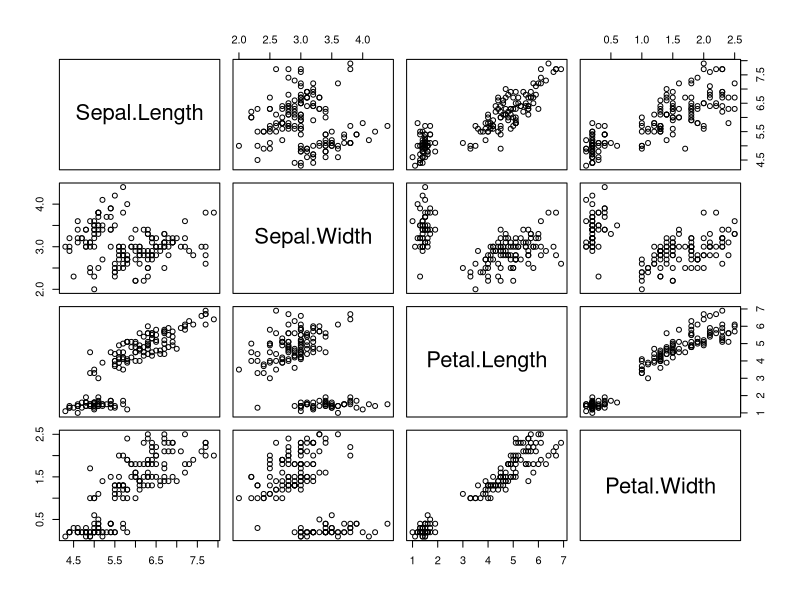
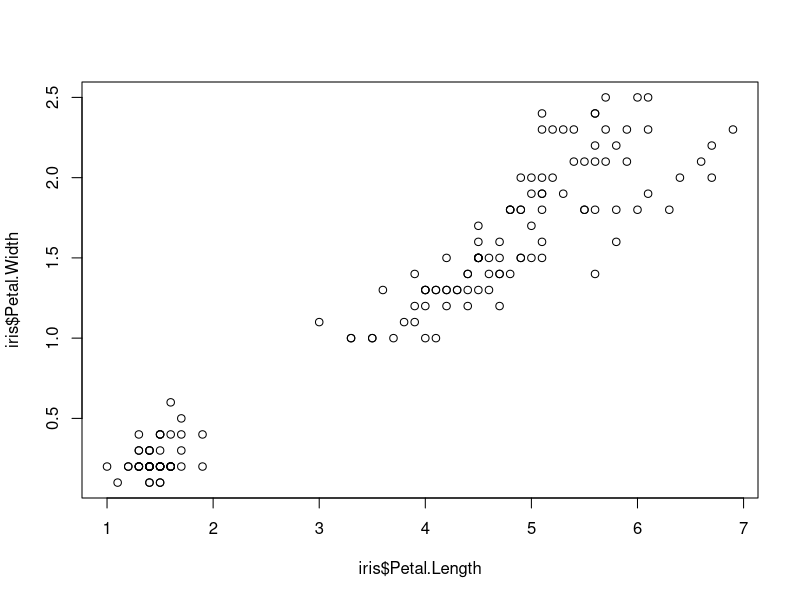
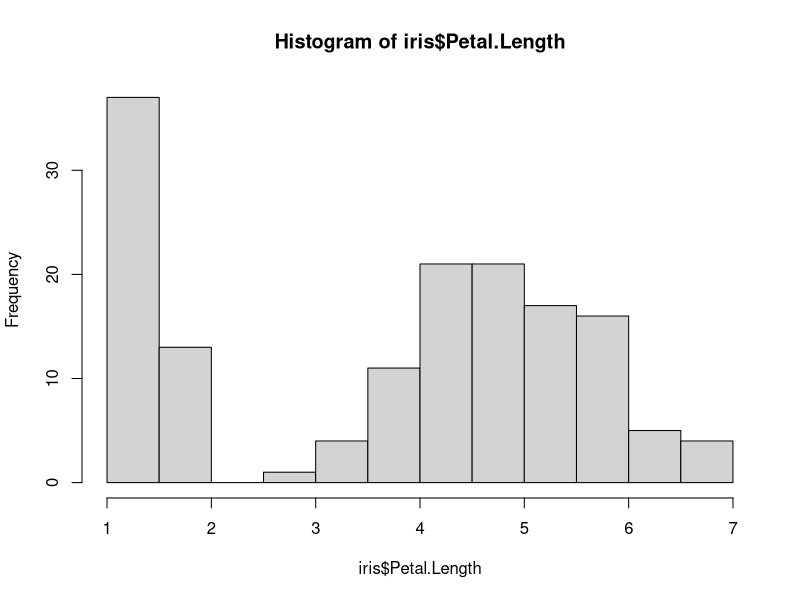
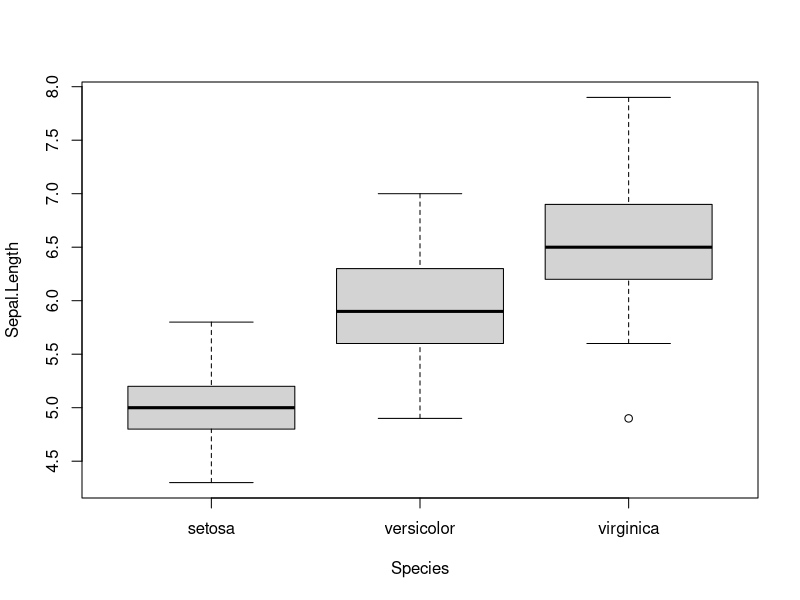
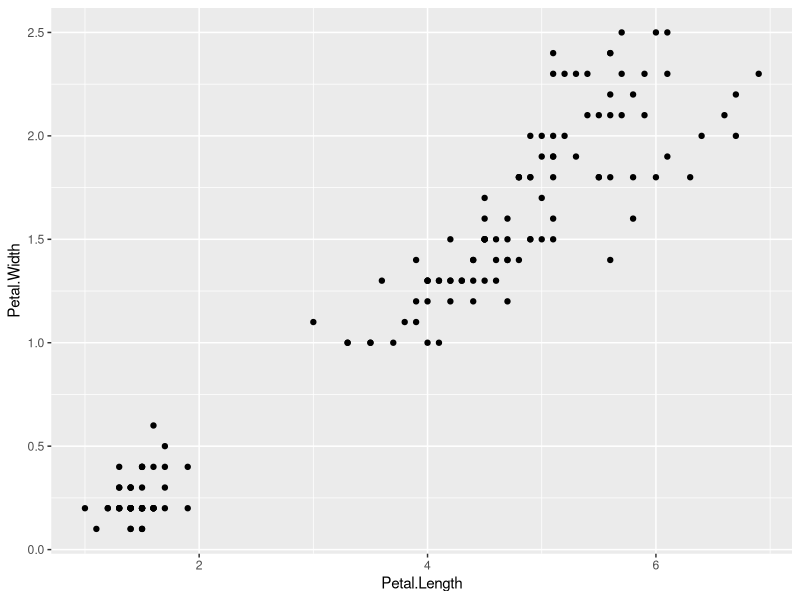
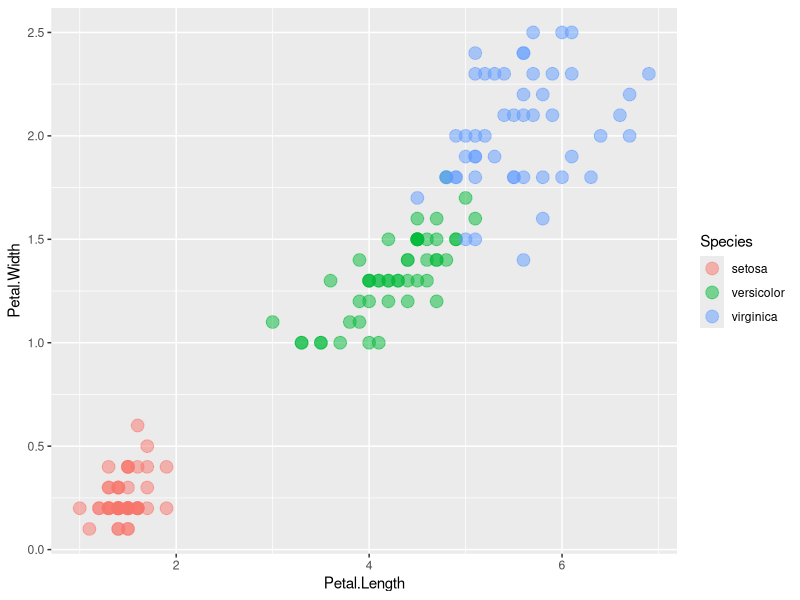
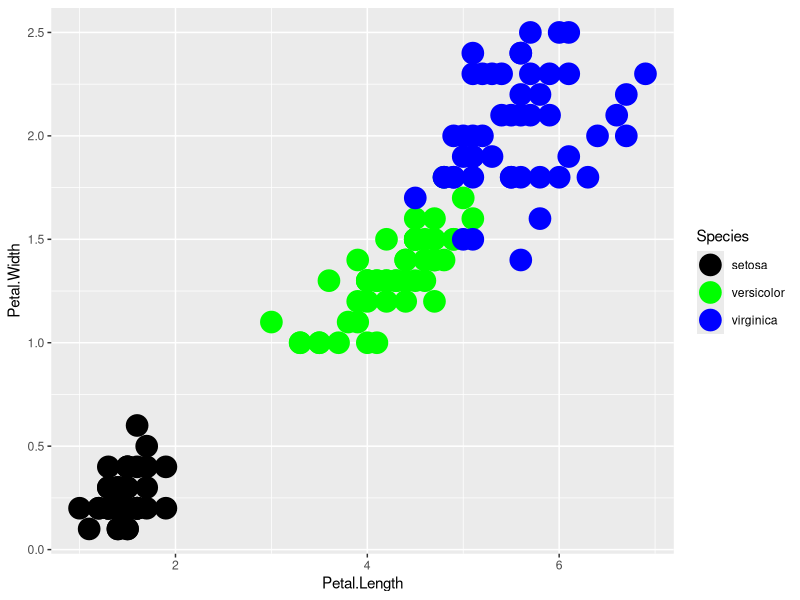

Recreate these plots in R, in order. (Note: this script raises an error after producing the figures.)
######## Graphs ######## 
data(iris)

#### Basics graphics ####
# Plot function
plot(iris[,-5])
plot(iris$Petal.Length, iris$Petal.Width)

# Hist function
hist(iris$Petal.Length)

# Box plot
boxplot(Sepal.Length ~ Species, data = iris)

#### ggplot2 ####
library(ggplot2)
# ggplot(data, aes(x = ... //aesthetics caracteristics)) + plot_function() + ...

#### Plot function ####
ggplot(iris, aes(x = Petal.Length, y = Petal.Width)) + geom_point()

p <- ggplot(iris, aes(x = Petal.Length, y = Petal.Width, colour = Species))
p + geom_point(size = 4, alpha = 0.5)
p + geom_point(size = 7, alpha = 1) + scale_color_manual(values = c("black", "green", "blue"))


#### Histogram ####
# We'll plot the Petal.Lenght of the Species versicolor 
versicolor <- iris %>% filter(Species == "versicolor")

# Basic plot
ggplot(versicolor, aes(x=Petal.Length)) + geom_histogram()

# More cool
h <- ggplot(versicolor, aes(x=Petal.Length))
h + geom_histogram(binwidth=0.1, origin = 3, fill="lightblue", colour="blue", alpha = 0.5) + ggtitle("Petal length of Versicolor")

#### Density ####
h <- ggplot(iris, aes(x=Sepal.Width, colour = as.factor(Species)))
h + geom_line(stat="density")

#### Box Plot ####
ggplot(iris, aes(x=Species, y=Petal.Length)) + geom_boxplot(fill = "lightblue", colour = "black")